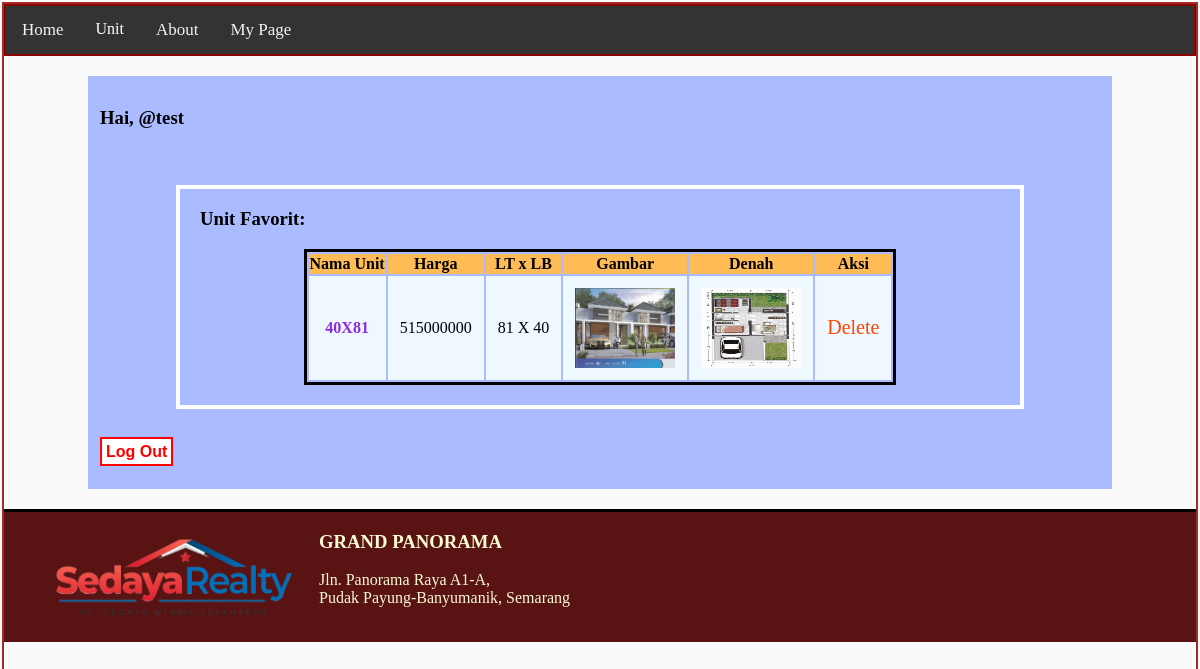
Page /mypage_user.php (signed in) on the committed database.
### tables this page shows
CREATE TABLE `pilihan_tb` (
  `id_pil` int(255) NOT NULL,
  `id_usr` varchar(255) DEFAULT NULL,
  `id_u` varchar(255) NOT NULL
);

CREATE TABLE `unit_tb` (
  `id_u` varchar(100) NOT NULL,
  `luas_tanah_u` int(100) NOT NULL,
  `luas_bangunan_u` int(100) NOT NULL,
  `harga_u` int(255) NOT NULL,
  `tanda_jadi_u` int(255) NOT NULL,
  `dp_u` int(255) NOT NULL,
  `kpr_u` int(255) NOT NULL,
  `angsuran_5_u` int(255) NOT NULL,
  `angsuran_10_u` int(255) NOT NULL,
  `angsuran_15_u` int(255) NOT NULL,
  `gambar_u` varchar(255) DEFAULT NULL,
  `denah_u` varchar(255) DEFAULT NULL,
  `ket_u` varchar(255) DEFAULT NULL,
  `id_lo` varchar(10) DEFAULT NULL,
  `hook_ket_u` varchar(3) DEFAULT NULL
);

### mypage_user.php (the view, shortened to what this page needs)
<?php
include_once("functions.php");
$idUser=$_SESSION['activeUser'];
$units = mysqli_query($mysqli,
                        "SELECT A.id_u, B.luas_tanah_u, B.luas_bangunan_u, B.harga_u, B.gambar_u, B.denah_u
                        from pilihan_tb A INNER JOIN unit_tb B ON A.id_u=B.id_u
                                     WHERE id_usr='$idUser'"
                        );
?>
<html lang="en">
<head>
    <link rel="stylesheet" href="styles_main.css">
</head>
<body>
<div class="topnav">
        <a href="index.php">Home</a>
        <div class="subnav">
            <button class="subnavbtn">Unit <i class="fa fa-caret-down"></i></button>
        </div>
        <a href="about.php">About</a>
        <a href="mypage_user.php">My Page</a>
    </div>
<div class="userPageProfile">
    <h3>
        <?php echo "Hai, @".$_SESSION['activeUser']."";?>
    </h3>
    <br>
<div class="favUnit">
    <h3>Unit Favorit:</h3>
    <table>
<th>Nama Unit</th> <th>Harga</th> <th>LT x LB</th> <th>Gambar</th> <th>Denah</th> <th>Aksi</th>
<?php
$queryResult=mysqli_num_rows($units);
if ($queryResult === 0) {
    echo "<tr>";
    echo "<td colspan='6' style='text-align:center' >Masih Kosong</td>";
    echo "</tr>";
 }
 else {
    while($item = mysqli_fetch_array($units)) {
        echo "<tr>";
        echo "<td class=\"rowName\">".$item['id_u']."</td>";
        echo "<td>".$item['harga_u']."</td>";
        echo "<td>".$item['luas_tanah_u']." X ".$item['luas_bangunan_u']."</td>";
        echo "<td> <img style=\"width:100px;height:80px;\" src= ".$item['gambar_u']. "> </td>";
        echo "<td> <img style=\"width:100px;height:80px;\" src= ".$item['denah_u']. "> </td>";
        echo "<td ><a class=\"tableButton\" href='actions/delete_pilihan.php? id=$item[id_u]'>Delete</a></td>";
        echo "</tr>";
        }
}
            ?>
</table>
</div>
    <br>
    <p class="logOutButton"><a href="logout.php">Log Out</a></p>
    </div>
    <div class="footer">
        <img style="height:90px; width:250px; float:right; margin:20;" src="assets/main/logo-transparent.png"  alt="">
        <div>
        <h3 >GRAND PANORAMA</h3>
        <p >
            Jln. Panorama Raya A1-A, <br/>Pudak Payung-Banyumanik, Semarang</br>
        </p>
        </div>
    </div>
</body>
</html>

### styles_main.css (style rules this page uses)
body { background-color: rgb(250, 250, 250); margin: 2px; border-style: solid; border-width: 2px; border-color: brown; }
th { background-color: rgb(255, 187, 85); }
tr { background-color: aliceblue; }
td { padding-top: 15px; padding-bottom: 15px; }
table { margin-left: auto; margin-right: auto; border-style: solid; border-color: black; border-width: 3px; }
a:link { color:black; text-decoration: none; }
.userPageProfile { width: 1000; margin-top: 20; margin-left: auto; margin-right: auto; padding: 12px; background-color: #abf; }
.favUnit { display:block; width: 800; margin-top: 20; margin-left: auto; margin-right: auto; padding: 0 20 20 20; background-color: #abf; border: 4px solid white ; }
td { padding: 12; }
.logOutButton { color: red; }
.logOutButton a:link { background-color: white; color: red; border: 2px solid red; padding: 4; font-family: Arial, Helvetica, sans-serif; font-weight: bold; text-decoration: none; }
a.tableButton { color:orangered; font-size: 20px; }
.rowName { font-weight: bold; color: blueviolet; text-align: center; }
.topnav { background-color: #333; overflow: hidden; border: 2px solid darkred; }
.topnav a { float: left; color: #f2f2f2; text-align: center; padding: 14px 16px; text-decoration: none; font-size: 17px; }
.subnav { float: left; overflow: hidden; }
.subnav .subnavbtn { font-size: 16px; border: none; outline: none; color: white; padding: 14px 16px; background-color: inherit; font-family: inherit; margin: 0; }
.footer { background-color: rgb(89, 19, 19); color:lightgoldenrodyellow; height: fit-content; margin-top: 20px; margin-bottom: 0px; margin-left: 0; margin-right: 0; display: flex; padding-left: 25px; border-top: 3px solid black; }

### rows in the picture
pilihan_tb: id_u "40X81", unit_tb.harga_u "515000000", unit_tb.luas_tanah_u "81", unit_tb.luas_bangunan_u "40", unit_tb.gambar_u (picture), unit_tb.denah_u (picture)

### other values in the picture
$_SESSION['activeUser'] "test"
